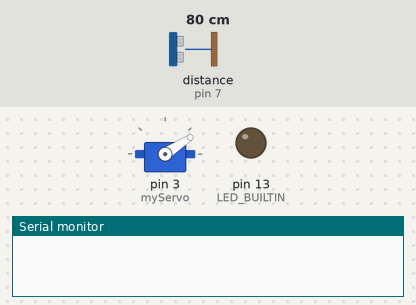
Recording of a sketch running on a simulated Arduino Uno, built with avr-gcc and run on an emulated ATmega328P. Shown: servo, output pins drawn as LEDs (lit = HIGH), the last lines printed to the serial monitor. Wiring (inferred from the names in the program): ultrasonic range finder: trigger pin 6; echo pin 7. Inputs (shaded band) come from the test bench; at power-on: distance to the obstacle (sensor on pin 7) 80 cm. The echo pulse lasts 58.3 µs per cm; pins used as bus, display or sensor lines are not drawn.

Above: at 1.2 s.
1.3 s: distance to the obstacle (sensor on pin 7) set to 54 cm
At 1.72 s:
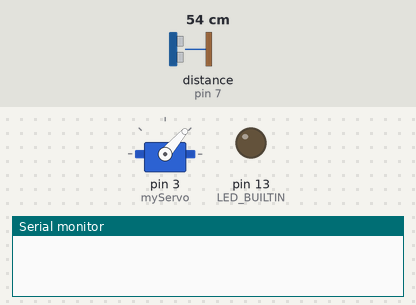
4.3 s: distance to the obstacle (sensor on pin 7) set to 48 cm
7.3 s: distance to the obstacle (sensor on pin 7) set to 60 cm
At 7.76 s:
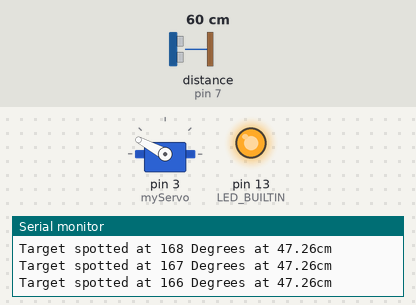
At 19.17 s:
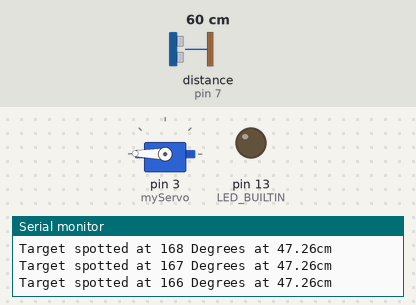
Timing chart, 0 to 21.1 s (numbered marks = the images above; inputs shaded):
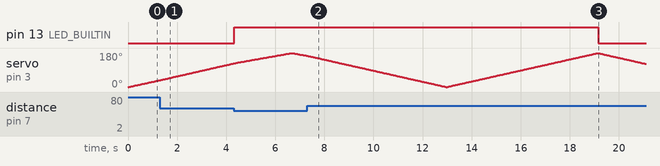

The sketch:

powerful_gaaris1.ino
```cpp
#include <Servo.h>
Servo myServo;
const int trig = 6;
const int echo = 7;
bool arr[181];
int angle = 0;
bool direction = true;

void setup()
{
  pinMode(LED_BUILTIN, OUTPUT);
  pinMode(trig,OUTPUT);
  pinMode(echo,INPUT);
  Serial.begin(9600);
  myServo.attach(3);
  myServo.write(0);
}

void loop()
{
  myServo.write(angle);
  delay(30);
  digitalWrite(trig,LOW);
  delayMicroseconds(2);
  digitalWrite(trig,HIGH);
  delayMicroseconds(10);
  digitalWrite(trig,LOW);
  long duration = pulseIn(echo,HIGH,30000);

  float dista = duration*0.034/2;

  if(duration > 0 && dista < 50){
    arr[angle] = true;
    Serial.print("Target spotted at ");
    Serial.print(angle);
   Serial.print(" Degrees at ");
    Serial.print(dista);
    Serial.println("cm");
  }
  else{
    arr[angle] = false;
  }

  bool t = false;
  for(int i = 0;i<=180;i++){
    if(arr[i]==true){
      digitalWrite(LED_BUILTIN,HIGH);
     t = true;
    }
  }
  if(t==false)
    digitalWrite(LED_BUILTIN,LOW);

  if(angle == 180)
    direction = false;
  else if(angle == 0)
    direction = true;

  if(direction == true)
    angle++;
  else
   angle--;
}
```

Measured:
- after the input at 4.3 s, pin 13 (LED_BUILTIN): LOW → HIGH at once
- after the input at 7.3 s, pin 13 (LED_BUILTIN): HIGH → LOW after 11.9 s
